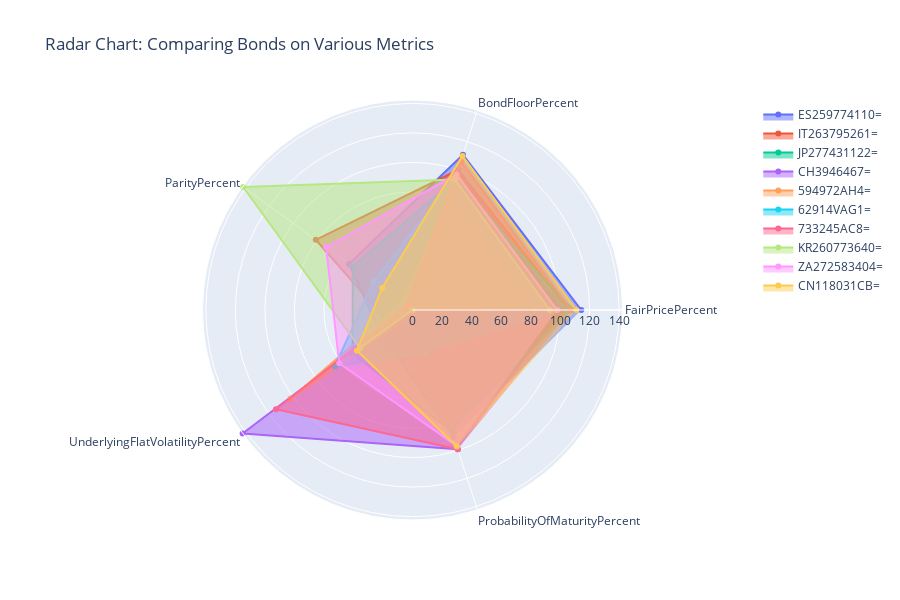

The notebook cell this image was saved under:
### Markdown cell above
###  Metrics-wise comparative analysis

### Code cell
radar_metrics =  ['FairPricePercent', 'BondFloorPercent', 'ParityPercent', 
                    'UnderlyingFlatVolatilityPercent', 'ProbabilityOfMaturityPercent']
min_range = top_bonds[radar_metrics].min(axis=1, numeric_only= True).min()
max_range = top_bonds[radar_metrics].max(axis=1, numeric_only= True).max()

fig = go.Figure()

for bond in top_bonds["Instrument"]:
    fig.add_trace(go.Scatterpolar(
        r=top_bonds[top_bonds["Instrument"] == bond][radar_metrics].values[0],
        theta=radar_metrics,
        fill='toself',
        name=bond
    ))

fig.update_layout(
    polar=dict(
        radialaxis=dict(
            visible=True,
            range=[min_range, max_range]
        )),
    height = 600,
    title="Radar Chart: Comparing Bonds on Various Metrics"
)

fig.show()

### Figure 1 — Plotly figure (JSON) as saved in the notebook; plotly's stock layout.template omitted (floating-point values rounded to 4 significant figures)
{"data": [{"fill": "toself", "name": "ES259774110=", "r": [114.3, 110.5, 53.16, 26.66, 90.35], "theta": ["FairPricePercent", "BondFloorPercent", "ParityPercent", "UnderlyingFlatVolatilityPercent", "ProbabilityOfMaturityPercent"], "type": "scatterpolar"}, {"fill": "toself", "name": "IT263795261=", "r": [106.5, 99.69, 80.96, 17.9, 80.61], "theta": ["FairPricePercent", "BondFloorPercent", "ParityPercent", "UnderlyingFlatVolatilityPercent", "ProbabilityOfMaturityPercent"], "type": "scatterpolar"}, {"fill": "toself", "name": "JP277431122=", "r": [108.4, 92.57, 50.03, 50.15, 86.78], "theta": ["FairPricePercent", "BondFloorPercent", "ParityPercent", "UnderlyingFlatVolatilityPercent", "ProbabilityOfMaturityPercent"], "type": "scatterpolar"}, {"fill": "toself", "name": "CH3946467=", "r": [101.3, 99.8, 2.901, 142.3, 99.27], "theta": ["FairPricePercent", "BondFloorPercent", "ParityPercent", "UnderlyingFlatVolatilityPercent", "ProbabilityOfMaturityPercent"], "type": "scatterpolar"}, {"fill": "toself", "name": "594972AH4=", "r": [83.17, 80.02, 8.711, 102.2, 2.708], "theta": ["FairPricePercent", "BondFloorPercent", "ParityPercent", "UnderlyingFlatVolatilityPercent", "ProbabilityOfMaturityPercent"], "type": "scatterpolar"}, {"fill": "toself", "name": "62914VAG1=", "r": [104.9, 95.02, 32.75, 65.04, 30.46], "theta": ["FairPricePercent", "BondFloorPercent", "ParityPercent", "UnderlyingFlatVolatilityPercent", "ProbabilityOfMaturityPercent"], "type": "scatterpolar"}, {"fill": "toself", "name": "733245AC8=", "r": [107.4, 106.0, 4.4, 114.3, 99.27], "theta": ["FairPricePercent", "BondFloorPercent", "ParityPercent", "UnderlyingFlatVolatilityPercent", "ProbabilityOfMaturityPercent"], "type": "scatterpolar"}, {"fill": "toself", "name": "KR260773640=", "r": [93.04, 93.04, 141.8, 44.01, 1.362e-15], "theta": ["FairPricePercent", "BondFloorPercent", "ParityPercent", "UnderlyingFlatVolatilityPercent", "ProbabilityOfMaturityPercent"], "type": "scatterpolar"}, {"fill": "toself", "name": "ZA272583404=", "r": [97.92, 96.6, 72.36, 61.36, 96.79], "theta": ["FairPricePercent", "BondFloorPercent", "ParityPercent", "UnderlyingFlatVolatilityPercent", "ProbabilityOfMaturityPercent"], "type": "scatterpolar"}, {"fill": "toself", "name": "CN118031CB=", "r": [111.0, 109.6, 25.37, 46.55, 97.21], "theta": ["FairPricePercent", "BondFloorPercent", "ParityPercent", "UnderlyingFlatVolatilityPercent", "ProbabilityOfMaturityPercent"], "type": "scatterpolar"}], "layout": {"height": 600, "polar": {"radialaxis": {"range": [1.362e-15, 142.3], "visible": true}}, "title": {"text": "Radar Chart: Comparing Bonds on Various Metrics"}}}
